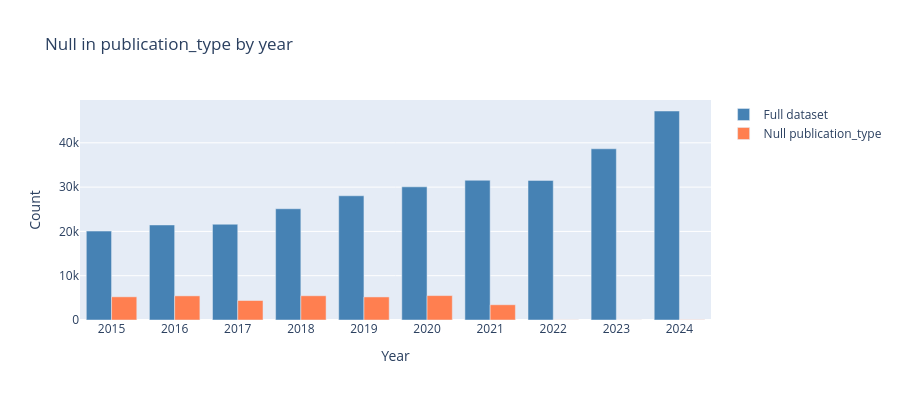
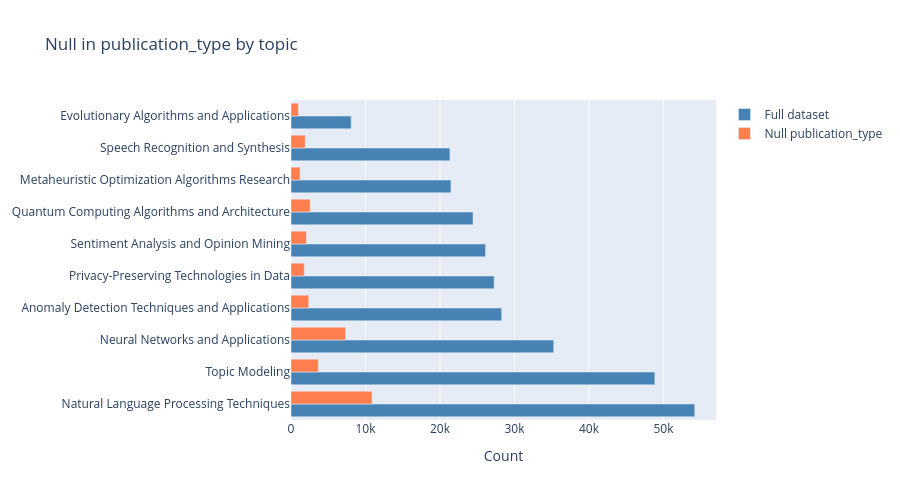

The code cell stored with these charts, in order, in its notebook:
### Markdown cell above
Now only 3 columns with nulls : tiltle 126, language 2877, publication_type 34816  

Let's check the distribution of missing publication_type through topics and years.

### Code cell
null_pub_type = df_20[df_20['publication_type'].isnull()]

year_full     = df_20['publication_year'].value_counts().sort_index()
year_null_pub = null_pub_type['publication_year'].value_counts().sort_index()

topic_full     = df_20['topic_name'].value_counts()
topic_null_pub = null_pub_type['topic_name'].value_counts()

# Chart 1 — by year
fig_year = go.Figure()
fig_year.add_trace(go.Bar(name='Full dataset',         x=year_full.index.astype(str),     y=year_full.values,     marker_color='steelblue'))
fig_year.add_trace(go.Bar(name='Null publication_type', x=year_null_pub.index.astype(str), y=year_null_pub.values, marker_color='coral'))
fig_year.update_layout(barmode='group', title='Null in publication_type by year', xaxis_title='Year', yaxis_title='Count', height=400)
fig_year.show()

# Chart 2 — by topic
fig_topic = go.Figure()
fig_topic.add_trace(go.Bar(name='Full dataset',         x=topic_full.values,     y=topic_full.index,     orientation='h', marker_color='steelblue'))
fig_topic.add_trace(go.Bar(name='Null publication_type', x=topic_null_pub.values, y=topic_null_pub.index, orientation='h', marker_color='coral'))
fig_topic.update_layout(barmode='group', title='Null in publication_type by topic', xaxis_title='Count', height=500)
fig_topic.show()

### Figure 1 — Plotly figure (JSON) as saved in the notebook; plotly's stock layout.template omitted (floating-point values rounded to 4 significant figures)
{"data": [{"marker": {"color": "steelblue"}, "name": "Full dataset", "type": "bar", "x": ["2015", "2016", "2017", "2018", "2019", "2020", "2021", "2022", "2023", "2024"], "y": [20078, 21461, 21623, 25116, 28046, 30064, 31548, 31519, 38653, 47184]}, {"marker": {"color": "coral"}, "name": "Null publication_type", "type": "bar", "x": ["2015", "2016", "2017", "2018", "2019", "2020", "2021", "2022", "2023", "2024"], "y": [5233, 5447, 4400, 5473, 5207, 5511, 3441, 33, 19, 52]}], "layout": {"barmode": "group", "height": 400, "title": {"text": "Null in publication_type by year"}, "xaxis": {"title": {"text": "Year"}}, "yaxis": {"title": {"text": "Count"}}}}

### Figure 2 — Plotly figure (JSON) as saved in the notebook; plotly's stock layout.template omitted (floating-point values rounded to 4 significant figures)
{"data": [{"marker": {"color": "steelblue"}, "name": "Full dataset", "orientation": "h", "type": "bar", "x": [54200, 48841, 35265, 28283, 27269, 26121, 24435, 21472, 21329, 8077], "y": ["Natural Language Processing Techniques", "Topic Modeling", "Neural Networks and Applications", "Anomaly Detection Techniques and Applications", "Privacy-Preserving Technologies in Data", "Sentiment Analysis and Opinion Mining", "Quantum Computing Algorithms and Architecture", "Metaheuristic Optimization Algorithms Research", "Speech Recognition and Synthesis", "Evolutionary Algorithms and Applications"]}, {"marker": {"color": "coral"}, "name": "Null publication_type", "orientation": "h", "type": "bar", "x": [10881, 7331, 3671, 2576, 2382, 2073, 1903, 1787, 1227, 985], "y": ["Natural Language Processing Techniques", "Neural Networks and Applications", "Topic Modeling", "Quantum Computing Algorithms and Architecture", "Anomaly Detection Techniques and Applications", "Sentiment Analysis and Opinion Mining", "Speech Recognition and Synthesis", "Privacy-Preserving Technologies in Data", "Metaheuristic Optimization Algorithms Research", "Evolutionary Algorithms and Applications"]}], "layout": {"barmode": "group", "height": 500, "title": {"text": "Null in publication_type by topic"}, "xaxis": {"title": {"text": "Count"}}}}
